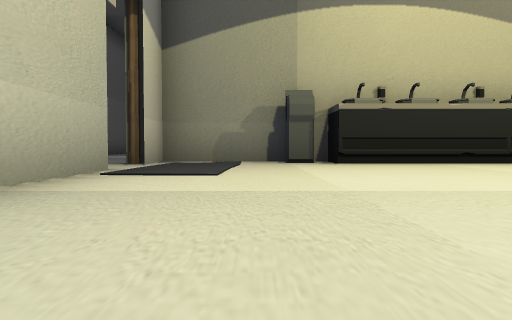
[1] (above)

24 first-person views from a walk through a scene from a Unity 3-D project. The camera is 0.24 m above the floor, tilts 2° down and sees 70° across. Doors are open. The floor is counted in squares, 1 m on a side. Each view is taken from the middle of a square. On the plan, view 1 faces up. The plan holds only what a view shows up to about 9 squares ahead; the rest is blank. The place goes on beyond the plan. The player is left out.

[2]
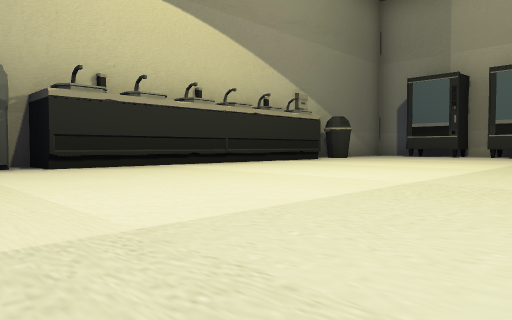

[3]
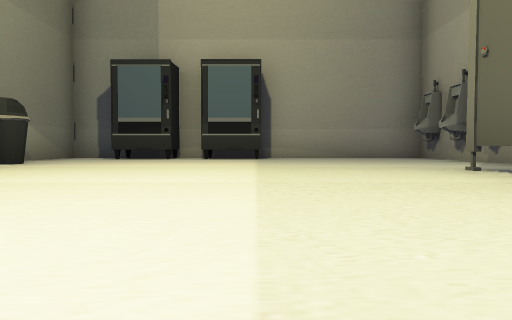

[4]
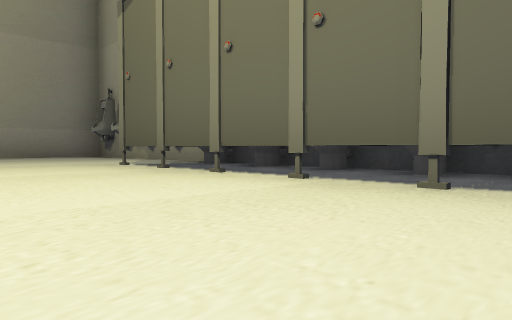

[5]
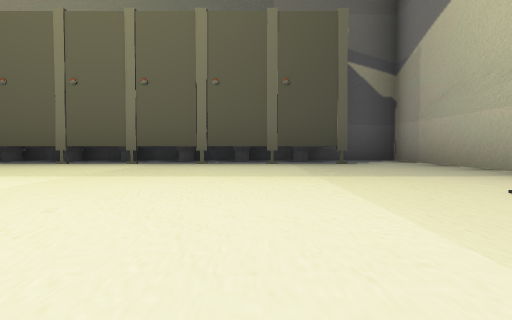

[6]
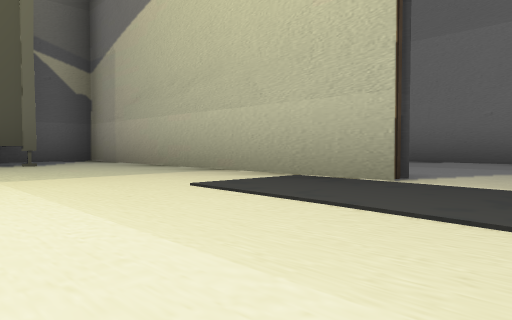

[7]
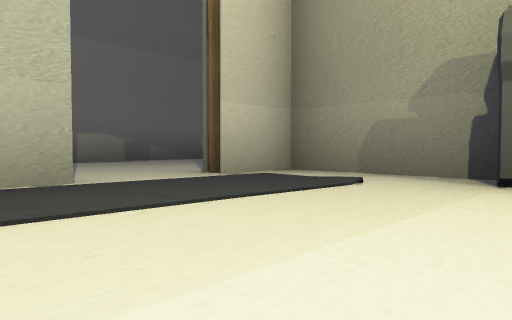

[8]
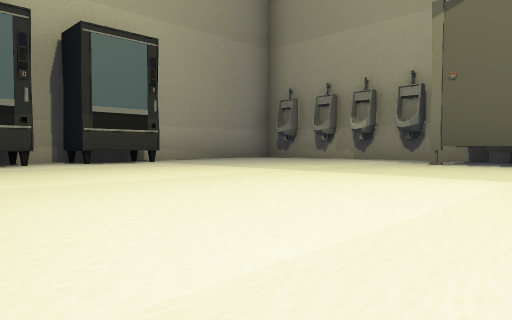

[9]
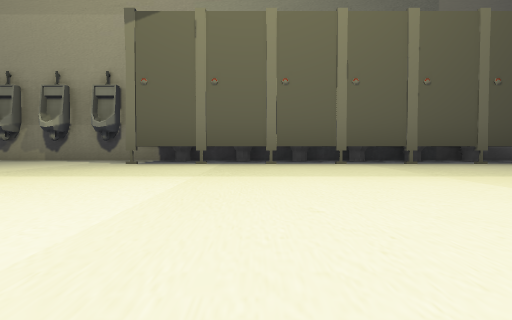

[10]
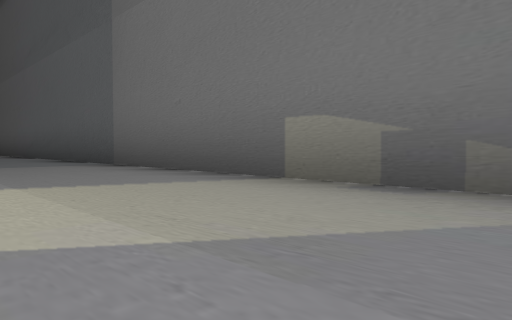

[11]
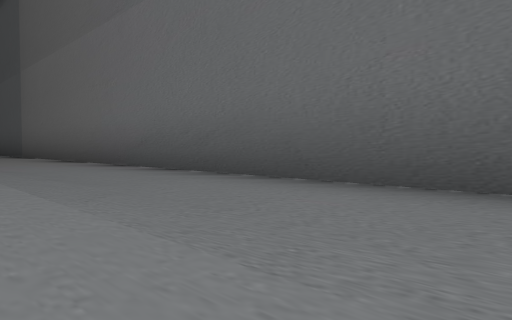

[12]
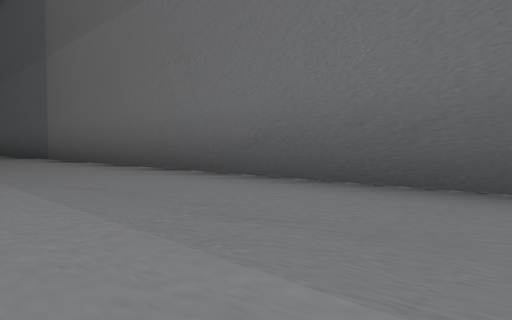

[13]
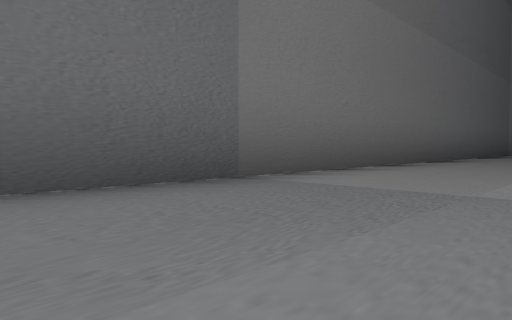

[14]
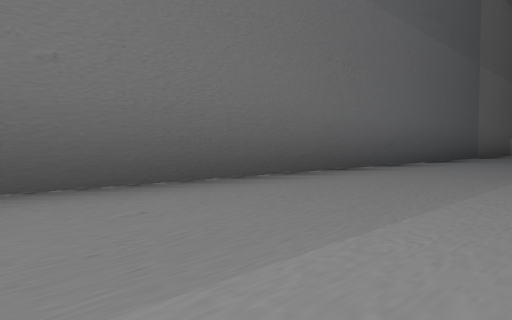

[15]
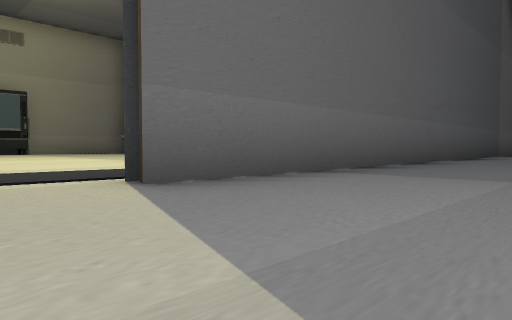

[16]
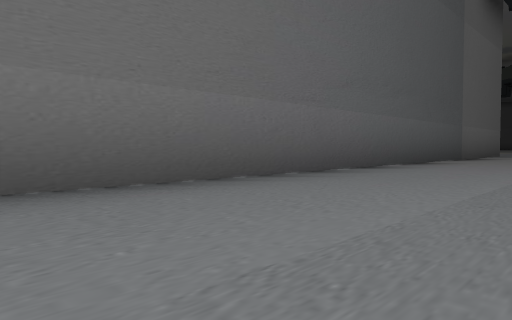

[17]
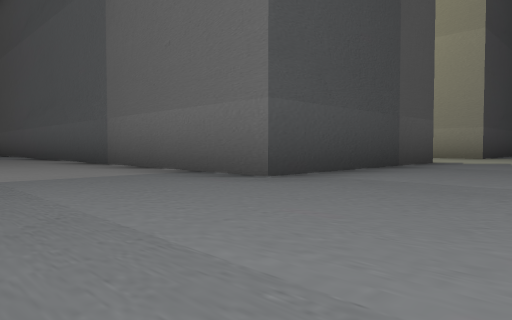

[18]
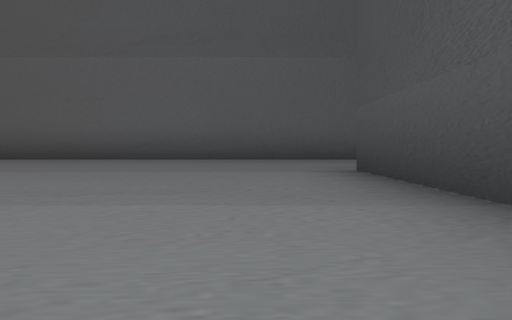

[19]
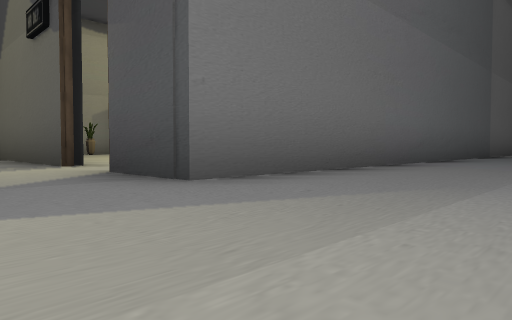

[20]
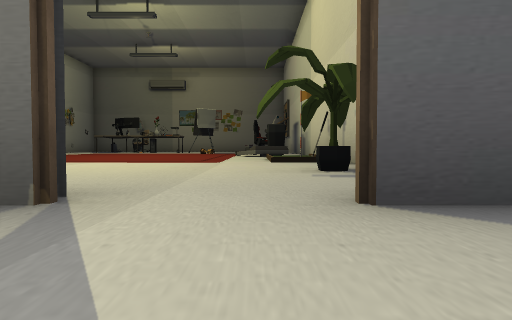

[21]
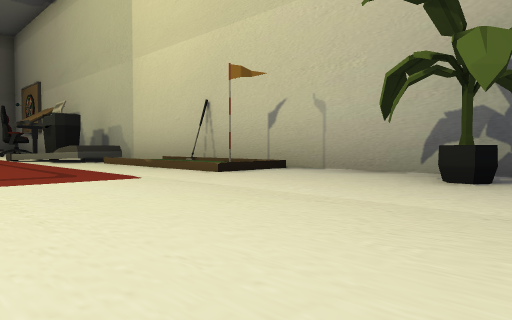

[22]
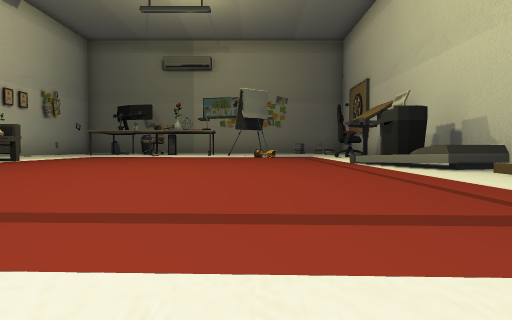

[23]
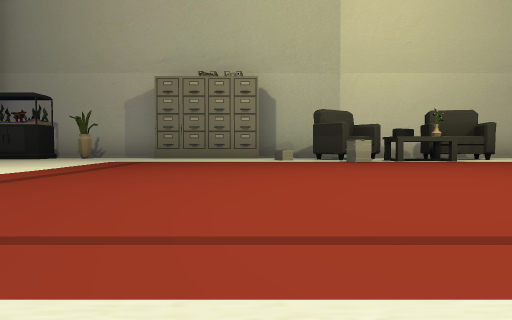

[24]
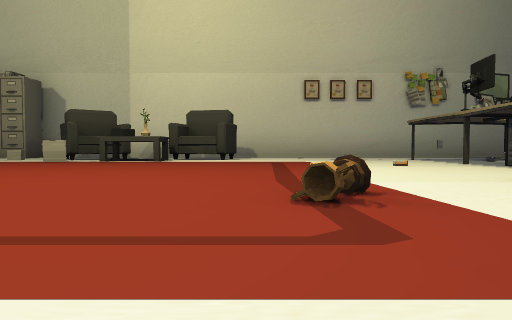

### Floor plan
Points are (right, up) in squares from view 1. A wall is a line through its corners. A room is listed if a view was taken in it or the views show most of it. See-through windows are left out.
Room 1 (views 1, 2, 3, 4, 5, 6, 7, 8, 9)
walls: (0.5, 6.1) (-1.6, 6.1) (-1.6, 5); (-1.6, 3.9) (-1.6, -1.7) (10.3, -1.7) (10.3, 1.5); (-1.8, 6) (-1.8, 5); (10.3, 6.1) (7.4, 6.1)
ways out: open door at (-2, 4.5) to room 2
objects: other object (0, -1); other object (1, -1); other object (2, -1); sink (2, 5) to (3, 5); other object (3, -1); other object (3, 0); other object (4, -1); other object (5, -1); sink (5, 5); other object (10, 2) to (10, 3); other object (10, 4) to (10, 5)
Room 2 (views 10, 11, 12, 13, 14, 15, 16, 17, 21, 22, 23, 24)
walls: (-5.2, -10.4) (-5.2, -12.6); (-1.8, -9) (-1.8, 3.9); (-5.5, -14.5) (-5.5, -10.5); (-15.7, -12.4) (-15.7, -14.9); (-15.7, 1) (-15.7, -10); (-5.2, 7.5) (-5.2, -4.6)
ways out: open door at (-2, 4.5) to room 1; opening at (-3.8, -11) to room 3; open door at (-7.3, -16.3) to room 3
objects: other object (-15, -15); plant (-15, -14); cabinet (-15, -12); cabinet (-15, -11); cabinet (-15, -10); sofa (-15, -8) to (-14, -8); other object (-14, -10); sofa (-14, -7) to (-14, -6); desk (-14, 0); table (-13, -8) to (-13, -7); other object (-12, -3); other object (-12, -2); desk (-12, -1); other object (-9, -5); other object (-7, -12); desk (-7, -9) to (-6, -8); chair (-7, -4); other object (-6, -12); other object (-6, -10); other object (-6, -7) to (-6, -6); table (-6, -5); table (-6, -3)
Room 3 (views 18, 19, 20)
walls: (-7.8, -16.5) (-11.5, -16.5); (-7.9, -16.2) (-8.4, -16.2); (-5.2, -12.6) (-5.2, -16.5) (-6.6, -16.5); (1.9, -9) (-1.8, -9); (6.8, -9) (4.5, -9) (4.5, -8)
ways out: opening at (-3.8, -11) to room 2; open door at (-7.3, -16.3) to room 2

Where each view was taken, in squares from view 1:
view 1: 0 up, 0 right, facing up
view 2: 1 up, 0 right, facing up-right
view 3: 2 up, 2 right, facing right
view 4: 2 up, 1 right, facing down-right
view 5: 5 up, 1 right, facing down
view 6: 5 up, 1 right, facing down-left
view 7: 3 up, 1 right, facing up-left
view 8: 5 up, 4 right, facing down-right
view 9: 5 up, 4 right, facing down
view 10: 7 up, 3 left, facing down-left
view 11: 2 up, 3 left, facing down-left
view 12: 0 up, 3 left, facing down-left
view 13: 10 down, 3 left, facing up-left
view 14: 7 down, 3 left, facing up-left
view 15: 5 up, 4 left, facing down-right
view 16: 2 up, 4 left, facing down-right
view 17: 11 down, 4 left, facing up-right
view 18: 10 down, 2 right, facing left
view 19: 18 down, 3 left, facing up-left
view 20: 18 down, 7 left, facing up
view 21: 15 down, 9 left, facing up-right
view 22: 13 down, 9 left, facing up
view 23: 10 down, 7 left, facing left
view 24: 5 down, 7 left, facing left
